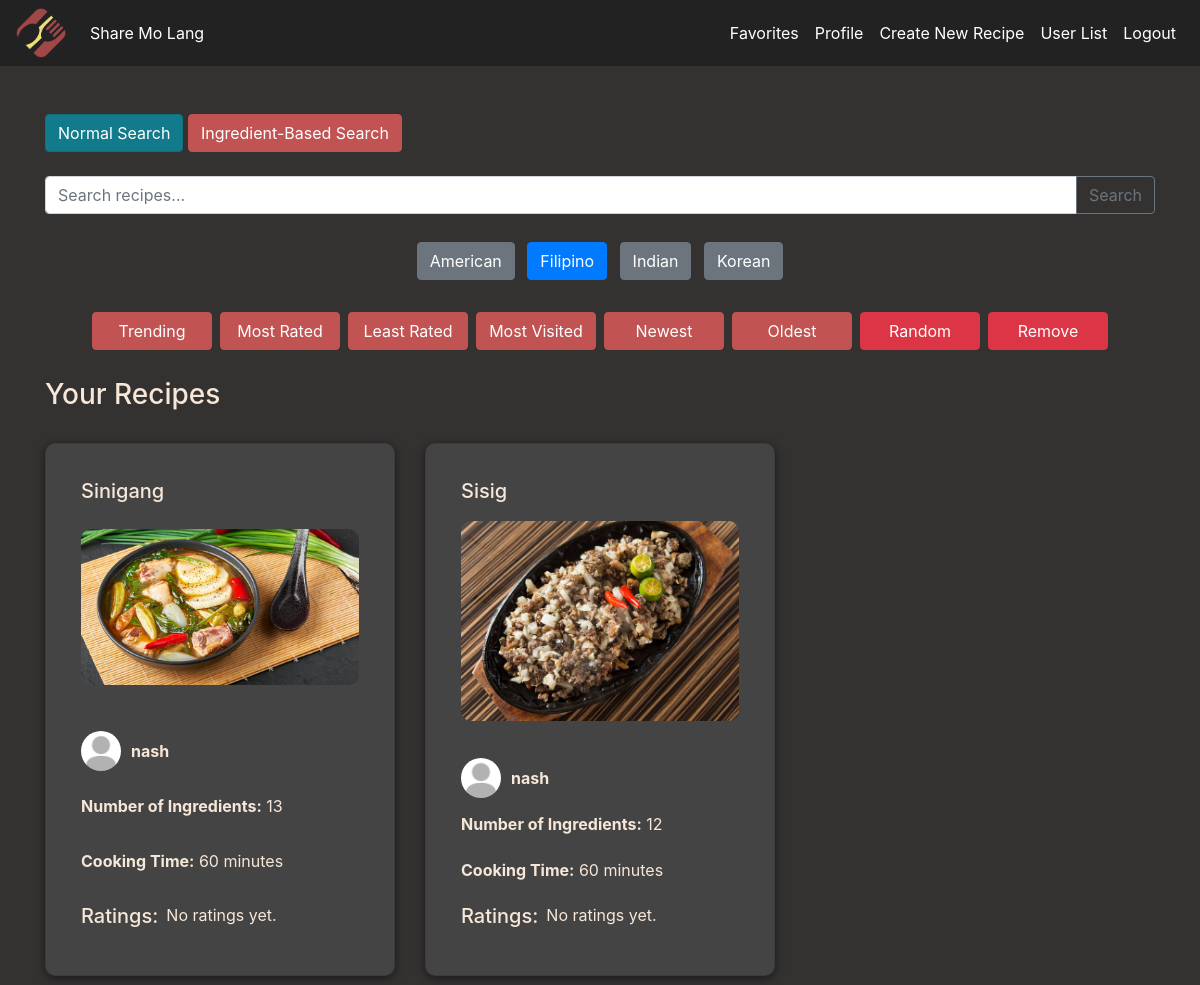
Page /home/?category=Filipino (signed in) on the earlier database version.
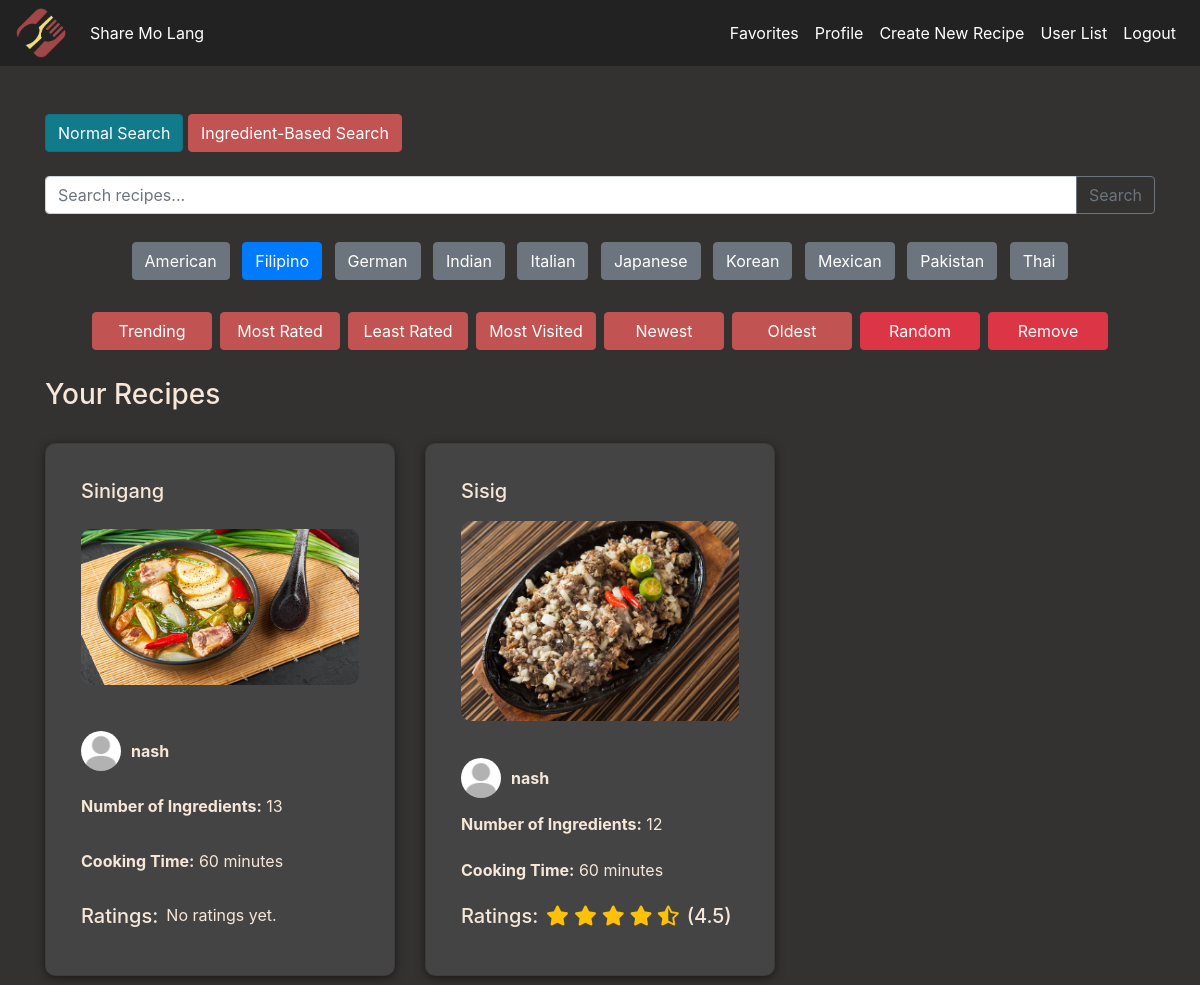
Same page on the later database version.
### recipes/models.py (models this page shows, shortened)
class Category(models.Model):
    name = models.CharField(max_length=100, unique=True)

class Recipe(models.Model):
    user = models.ForeignKey(User, on_delete=models.CASCADE, blank=True, null=True)
    name = models.CharField(max_length=100)
    image = models.ImageField(blank=True, null=True, upload_to='images/')
    ingredients = models.IntegerField(blank=True, null=True)
    minutes = models.IntegerField(blank=True, null=True)
    calories = models.IntegerField(blank=True, null=True)
    ingredientsList = models.TextField(blank=True, null=True)
    directions = models.TextField(blank=True, null=True)
    created_at = models.DateTimeField(auto_now_add=True)
    views = models.ManyToManyField(User, related_name='viewed_recipes', blank=True)
    view_count = models.IntegerField(default=0)
    category = models.ForeignKey(Category, on_delete=models.SET_NULL, null=True, blank=False)
    favorites = models.ManyToManyField(User, related_name='favorite_recipes', blank=True)

### accounts/models.py (models this page shows, shortened)
class Profile(models.Model):
    user = models.OneToOneField(User, on_delete=models.CASCADE)
    bio = models.TextField(blank=True)
    image = models.ImageField(default='default.jpg', upload_to='profile_pics')

### recipes/views.py (the view)
# urls.py: path('home/', RecipeListView.as_view(), name='home'),
class RecipeListView(LoginRequiredMixin, ListView):
    model = Recipe
    template_name = 'home/home.html'
    context_object_name = 'recipes'
    login_url = 'login'
    def get_queryset(self):
        search_query = self.request.GET.get('search')
        ingredients_query = self.request.GET.get('fridge')
        order = self.request.GET.get('order')
        category_filter = self.request.GET.get('category')
        user = self.request.user  # Get the current user
        queryset = Recipe.objects.all()
        time_threshold = now() - timedelta(days=7)
        if ingredients_query:
            ingredients = [ingredient.strip().lower() for ingredient in ingredients_query.split(',')]
            queryset = queryset.filter(
                Q(ingredientsList__icontains=ingredients[0])
            ) if ingredients else queryset
        if search_query:
            queryset = queryset.filter(
                Q(name__icontains=search_query.lower())
            )
        if category_filter:
            queryset = queryset.filter(category__name__iexact=category_filter)
        recommended_recipes = get_recommendations(user)
        queryset = queryset.annotate(
            is_recommended=Case(
                When(id__in=recommended_recipes.values_list('id', flat=True), then=1),
                default=0,
                output_field=IntegerField()
            )
        )
        queryset = queryset.annotate(
            average_rating=Avg('ratings__score'),
            views_count=Count('views'),
            comments_count=Count('comments', filter=Q(comments__created_at__gte=time_threshold)),
            trending_score=(
                Count('views') * 1 +
                Count('comments', filter=Q(comments__created_at__gte=time_threshold)) * 2 +
                Avg('ratings__score') * 3
            )
        )
        queryset = queryset.order_by('-is_recommended')
        if order == 'highest':
            queryset = queryset.order_by('-average_rating', '-created_at')
        elif order == 'lowest':
            queryset = queryset.order_by('average_rating', '-created_at')
        elif order == 'most_views':
            queryset = queryset.order_by('-views_count')
        elif order == 'trending':
            queryset = queryset.order_by('-trending_score')
        elif order == 'newest':
            queryset = queryset.order_by('-created_at')
        elif order == 'oldest':
            queryset = queryset.order_by('created_at')
        else:
            queryset = queryset.order_by('-is_recommended', '?')
        for recipe in queryset:
            if recipe.average_rating is not None:
                recipe.integer_part = int(recipe.average_rating)
                recipe.fractional_part = recipe.average_rating - recipe.integer_part
            else:
                recipe.integer_part = 0
                recipe.fractional_part = 0.0
        return queryset
    def get_context_data(self, **kwargs):
        context = super().get_context_data(**kwargs)
        context['categories'] = Category.objects.all().order_by('name')
        context['recommended_recipes'] = get_recommendations(self.request.user)
        return context

### recipes/views.py (called while the page is built)
def get_recommendations(user):
    favorite_recipes = user.favorite_recipes.all()
    if not favorite_recipes.exists():
        return Recipe.objects.none()
    categories = favorite_recipes.values_list('category', flat=True)
    recommended_recipes = Recipe.objects.filter(
        category__in=categories
    )
    return recommended_recipes.distinct()

### templates/home/home.html (shortened to what the changed rows need)
<!DOCTYPE html>
<html lang="en">
    {% load static %}
<head>
    <link rel="stylesheet" href="https://stackpath.bootstrapcdn.com/bootstrap/4.5.2/css/bootstrap.min.css">
    <link rel="stylesheet" href="https://cdnjs.cloudflare.com/ajax/libs/font-awesome/5.15.3/css/all.min.css">
    <link rel="stylesheet" href="{% static 'css/home.css' %}">
</head>
<body>
    <div class="container mt-5">
        <div class="text-center mt-4">
            {% for category in categories %}
                <a href="{% url 'home' %}?category={{ category.name }}" class="btn {% if request.GET.category == category.name %}btn-primary{% else %}btn-secondary{% endif %} m-1">
                    {{ category.name }}
                </a>
            {% endfor %}
        </div>
        <div class="row mt-3">
            {% for recipe in recipes %}
                <div class="col-md-4 mb-4">
                    <a href="{% url 'recipe-detail' recipe.id %}" class="text-decoration-none text-reset">
                        <div class="card recipe-card h-100">
                            <div class="card-body d-flex flex-column justify-content-between">
                                <h5 class="card-title">{{ recipe.name }}</h5>
                                {% if recipe.image %}
                                    <img src="{{ recipe.image.url }}" alt="{{ recipe.name }}" class="img-fluid recipe-image card-img-top">
                                {% endif %}
                                {% if recipe.user %}
                                    <div class="d-flex align-items-center mt-3">
                                        <img src="{{ recipe.user.profile.image.url }}" alt="{{ recipe.user.username }}" class="rounded-circle" style="width: 40px; height: 40px; object-fit: cover; margin-right: 10px;">
                                        <strong>{{ recipe.user.username }}</strong>
                                    </div>
                                {% else %}
                                    <p><strong>Created By:</strong> Unknown</p>
                                {% endif %}
                                <p class="mt-2 mb-3"><strong>Number of Ingredients:</strong> {{ recipe.ingredients }}</p>
                                <p><strong>Cooking Time:</strong> {{ recipe.minutes }} minutes</p>
                                <h5 class="card-title d-flex align-items-center">Ratings:
                                    {% if recipe.average_rating %}
                                    <div class="rating-star d-flex align-items-center ml-2">
                                            <span>
                                                {% for i in "12345" %}
                                                    {% if forloop.counter <= recipe.integer_part %}
                                                        <i class="fas fa-star text-warning" aria-hidden="true"></i>
                                                    {% elif forloop.counter == recipe.integer_part|add:1 and recipe.fractional_part >= 0.5 %}
                                                        <i class="fas fa-star-half-alt text-warning" aria-hidden="true"></i>
                                                    {% else %}
                                                        <i class="fas fa-star" aria-hidden="true"></i>
                                                    {% endif %}
                                                {% endfor %}
                                            </span>
                                            <span class="ml-2">({{ recipe.average_rating|floatformat:1 }})</span>
                                        </div>
                                    {% else %}
                                    <small class="ml-2">No ratings yet.</small>
                                    {% endif %}
                                </h5>
                            </div>
                        </div>
                    </a>
                </div>
            {% empty %}
                <div class="col-12">
                    <p>No recipes found.</p>
                </div>
            {% endfor %}
        </div>
    </div>
</body>
</html>

Differences in the rows shown:
added Category: name "German"
added Category: name "Italian"
added Category: name "Japanese"
added Category: name "Mexican"
added Category: name "Pakistan"
added Category: name "Thai"
changed Recipe "Sisig": average_rating (not shown) → "4.5"; text "No ratings yet." → "( )"
